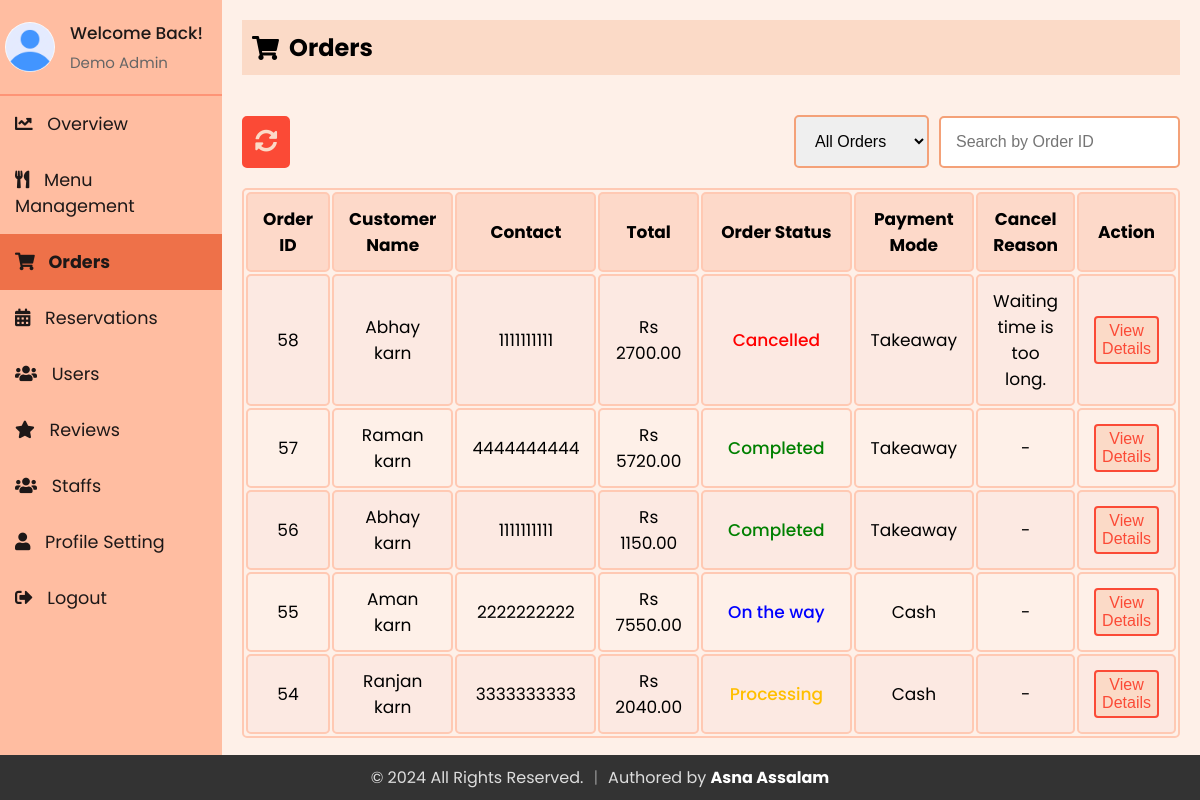
The app's page /Admin/admin_orders.php (signed in) with its own data.
### tables this page shows
CREATE TABLE `staff` (
  `id` int(11) NOT NULL,
  `firstName` varchar(50) NOT NULL,
  `lastName` varchar(50) NOT NULL,
  `email` varchar(100) NOT NULL,
  `contact` varchar(15) DEFAULT NULL,
  `role` enum('superadmin','admin','delivery boy','waiter') NOT NULL,
  `password` varchar(255) NOT NULL,
  `createdAt` timestamp NOT NULL DEFAULT current_timestamp(),
  `updatedAt` timestamp NOT NULL DEFAULT current_timestamp() ON UPDATE current_timestamp(),
  `profile_image` varchar(255) NOT NULL DEFAULT 'default.jpg'
);

CREATE TABLE `orders` (
  `order_id` int(11) NOT NULL,
  `email` varchar(255) NOT NULL,
  `firstName` varchar(255) NOT NULL,
  `lastName` varchar(255) NOT NULL,
  `phone` varchar(10) NOT NULL,
  `address` varchar(200) NOT NULL,
  `pmode` enum('Cash','Card','Takeaway') NOT NULL DEFAULT 'Cash',
  `payment_status` enum('Pending','Successful','Rejected') NOT NULL DEFAULT 'Pending',
  `sub_total` decimal(10,2) NOT NULL,
  `grand_total` decimal(10,2) NOT NULL,
  `order_date` timestamp NOT NULL DEFAULT current_timestamp(),
  `order_status` enum('Pending','Completed','Cancelled','Processing','On the way') NOT NULL DEFAULT 'Pending',
  `cancel_reason` varchar(255) DEFAULT NULL,
  `note` varchar(255) NOT NULL
);

### Admin/sidebar.php (called while the page is built, shortened)
<?php
include 'db_connection.php';
$admin_email = isset($_SESSION['email']) ? $_SESSION['email'] : '';
function getAdminInfo($email)
{
  global $conn;
  $stmt = $conn->prepare("SELECT firstName, lastName, email, profile_image FROM staff WHERE email = ?");
  $stmt->bind_param("s", $email);
  $stmt->execute();
  $stmt->bind_result($firstName, $lastName, $email,  $profile_image);
  return [
    'firstName' => $firstName ?: '',
    'lastName' => $lastName ?: '',
    'email' => $email ?: '',
    'profile_image' => $profile_image ?: 'default.jpg'
  ];
}
$admin_info = getAdminInfo($admin_email);
?>

### Admin/admin_orders.php (the view, shortened to what this page needs)
<?php
include 'db_connection.php';
$query = "SELECT order_id, order_date, firstName, lastName, phone, grand_total, order_status, pmode, cancel_reason FROM orders";
$query .= " ORDER BY order_id DESC";
$result = $conn->query($query);
?>
<?php
include 'sidebar.php';
?>
<!DOCTYPE html>
<html lang="en">
<head>
    <link rel="stylesheet" href="https://cdnjs.cloudflare.com/ajax/libs/font-awesome/5.15.3/css/all.min.css">
    <link rel="stylesheet" href="sidebar.css">
    <link rel="stylesheet" href="admin_orders.css">
</head>
<body>
    <div class="sidebar">
    <div class="profile-section">
      <img src="../uploads/<?php echo htmlspecialchars($admin_info['profile_image']); ?>" alt="Profile Picture">
      <div class="info">
        <h3>Welcome Back!</h3>
        <p><?php echo htmlspecialchars($admin_info['firstName']) . ' ' . htmlspecialchars($admin_info['lastName']); ?></p>
      </div>
    </div>
    <ul>
            <li><a href="index.php" ><i class="fas fa-chart-line"></i> Overview</a></li>
            <li><a href="admin_menu.php"><i class="fas fa-utensils"></i> Menu Management</a></li>
            <li><a href="admin_orders.php" class="active"><i class="fas fa-shopping-cart"></i> Orders</a></li>
            <li><a href="reservations.php"><i class="fas fa-calendar-alt"></i> Reservations</a></li>
            <li><a href="users.php"><i class="fas fa-users"></i> Users</a></li>
            <li><a href="reviews.php"><i class="fas fa-star"></i> Reviews</a></li>
            <li><a href="staffs.php" ><i class="fas fa-users"></i> Staffs</a></li>
            <li><a href="profile.php"><i class="fas fa-user"></i> Profile Setting</a></li>
            <li><a href="logout.php"><i class="fas fa-sign-out-alt"></i> Logout</a></li>
        </ul>
    </div>
    <div class="content">
        <div class="header">
            <h2><i class="fas fa-shopping-cart"></i> Orders</h2>
        </div>
        <div class="actions">
            <div>
            <button id="refreshButton" onclick="refreshPage()" title="Refresh">
                <i class="fas fa-sync-alt"></i>
            </button>
            </div>
            <div class="filter-orders">
                <select id="statusFilter" name="statusFilter" onchange="filterByStatus()">
                    <option value="">All Orders</option>
                </select>
                <input type="text" id="searchOrderId" placeholder="Search by Order ID" oninput="searchByOrderId()">
            </div>
        </div>
        <?php
        echo "<table>
                <tr>
                    <th>Order ID</th>
                    <th>Customer Name</th>
                    <th>Contact</th>
                    <th>Total</th>
                    <th>Order Status</th>
                    <th>Payment Mode</th>
                    <th>Cancel Reason</th>
                    <th>Action</th>
                </tr>";
        if ($result && $result->num_rows > 0) {
            while ($row = $result->fetch_assoc()) {
                $statusClass = '';
                switch ($row['order_status']) {
                    case 'Processing':
                        $statusClass = 'status-processing';
                        break;
                    case 'Completed':
                        $statusClass = 'status-completed';
                        break;
                    case 'Cancelled':
                        $statusClass = 'status-cancelled';
                        break;
                    case 'On the way':
                        $statusClass = 'status-ontheway';
                        break;
                }
                echo "<tr>
                    <td>" . $row['order_id'] . "</td>
                    <td>" . $row['firstName'] . " " . $row['lastName'] . "</td>
                    <td>" . $row['phone'] . "</td>
                    <td>" . 'Rs ' . $row['grand_total'] . "</td>
                    <td><span class='status $statusClass'>" . $row['order_status'] . "</span></td>
                    <td>" . $row['pmode'] . "</td>
                    <td>" . ($row['order_status'] == 'Cancelled' ? $row['cancel_reason'] : '-') . "</td>
                    <td><button id='viewbtn' onclick=\"viewDetails(" . $row['order_id'] . ")\">View Details</button></td>
                </tr>";
            }
        } else {
            echo "<tr><td colspan='8' style='text-align: center;'>No Orders Found</td></tr>";
        }
        echo "</table>";
        ?>
    </div>
</body>
</html>

### Admin/sidebar.css (style rules this page uses)
* { margin: 0; padding: 0; box-sizing: border-box; }
body { background: #fef0e8; font-family: "Poppins", sans-serif; display: flex; flex-direction: row; margin: 0; }
.sidebar { width: 250px; background-color: #ffbda1; color: #1d1818; overflow: auto; position: relative; min-height: 100vh; font-size: 1.1rem }
.sidebar ul li a { display: block; padding: 15px; text-decoration: none; color: #1d1818; transition: background-color 0.3s; }
.sidebar ul li a.active { background-color:#ee7149; font-weight: bold; }
.sidebar ul li a i { margin-right: 10px; }
.sidebar ul { list-style-type: none; padding: 0; }
.content { flex: 1; padding: 20px; }
.header { padding: 10px; background-color: #fbdac7; margin-bottom: 20px; display: flex; align-items: center; }
.header h2 { display: flex; align-items: center; }
.header h2 i { margin-right: 10px; }
.profile-section { padding: 20px 5px 20px 5px; display: flex; align-items: center; border-bottom: 2px solid rgba(253, 108, 77, 0.5); }
.profile-section img { width: 50px; height: 50px; border-radius: 50%; margin-right: 15px; }
.profile-section .info { flex-grow: 1; }
.profile-section .info h3 { margin: 0; font-size: 17px; font-weight: 500; }
.profile-section .info p { margin: 5px 0 0; font-size: 15px; color: #666; }
.sidebar ul li a.active { font-weight: bold; }

### Admin/admin_orders.css (style rules this page uses)
* { padding: 0; margin: 0; }
body { background: #fef0e8; font-family: "Poppins", sans-serif; margin: 0; }
.actions { display: flex; align-items: center; justify-content: space-between; margin-bottom: 20px; margin-top: 40px; }
.filter-orders { display: flex; align-items: center; justify-content: center; gap: 10px; }
.content { margin-bottom: 40px; }
.actions select, .actions input { padding: 15px; font-size: 1rem; border-radius: 5px; border: 2px solid #f4a178; cursor: pointer; outline: none; }
button { background-color: #fb4a36; color: white; border: 2px solid #fb4a36; padding: 13px 20px; cursor: pointer; border-radius: 5px; transition: all 0.3s ease; font-size: 1.2rem; }
.sidebar { width: 250px; background-color: #ffbda1; color: #1d1818; overflow: auto; position: relative; min-height: 100vh; }
.sidebar ul li a { display: block; padding: 15px; text-decoration: none; color: #1d1818; transition: background-color 0.3s; }
.sidebar ul li a.active { background-color:#ee7149; }
.status { padding: 5px 10px; border-radius: 5px; color: white; font-weight: 450; }
.status-processing { color: #FFBF00; }
.status-completed { color: green; }
.status-cancelled { color: red; }
.status-ontheway { color: blue; }
table { width: 100%; border: 2px solid #ffc9b3; border-radius: 5px; font-size: 17px; text-align: center; cursor: pointer; }
table th, table td { padding: 12px 15px; border: 2px solid #ffc9b3; border-radius: 5px; }
table th { background-color: #fdd9c9; }
table tr:nth-of-type(even) { background-color: #fce9e2; }
.header { padding: 10px; background-color: #fbdac7; margin-bottom: 20px; display: flex; align-items: center; }
#viewbtn { padding: 4px 6px 4px 6px; font-size: 16px; border-radius: 4px; background-color: #fbdac7; color: #fb4a36; border: 2px solid #fb4a36; font-weight: 450; cursor: pointer; outline: none; transition: all 0.3s ease; }
#refreshButton { color: #fbdac7; background-color: #fb4a36; border: 2px solid #fb4a36; cursor: pointer; padding: 11px; font-size: 1.4rem; border-radius: 5px; transition: all 0.3s ease; }

### Admin/admin_orders.php (style rules this page uses)
.content { margin-bottom: 40px; }

### records on screen
staff: profile_image (placeholder picture), firstName "Demo", lastName "Admin"
orders: order_id "58", firstName "Abhay", lastName "karn", phone "1111111111", grand_total "2700.00", order_status "Cancelled", pmode "Takeaway", cancel_reason "Waiting time is too long."
orders: order_id "57", firstName "Raman", lastName "karn", phone "4444444444", grand_total "5720.00", order_status "Completed", pmode "Takeaway"
orders: order_id "56", firstName "Abhay", lastName "karn", phone "1111111111", grand_total "1150.00", order_status "Completed", pmode "Takeaway"
orders: order_id "55", firstName "Aman", lastName "karn", phone "2222222222", grand_total "7550.00", order_status "On the way", pmode "Cash"
orders: order_id "54", firstName "Ranjan", lastName "karn", phone "3333333333", grand_total "2040.00", order_status "Processing", pmode "Cash"
